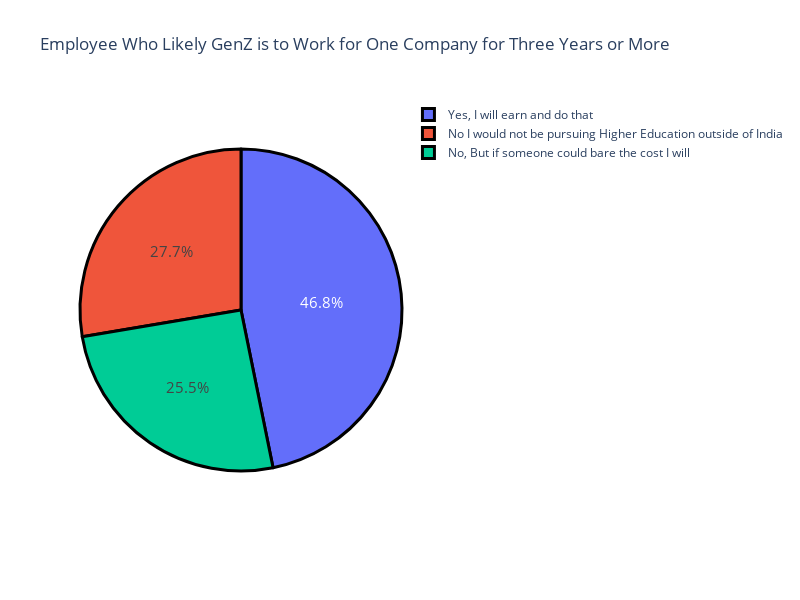

Here is the notebook cell this chart was saved with:
### Markdown cell above
## How Likely GenZ is to Work for One Company for Three Years or More

### Code cell
que4 = df["How likely is that you will work for one employer for 3 years or more ?"].value_counts()
que4 



label = que3.index
count = que3.values

fig = go.Figure(data=[go.Pie(labels=label, values=count)])

fig.update_layout(
    width=800,
    height=600,
    title_text='Employee Who Likely GenZ is to Work for One Company for Three Years or More'
)

fig.update_traces(
    hoverinfo='label+value',
    textinfo='percent',
    textfont_size=15,
    marker=dict(line=dict(color='Black', width=3))
)

fig.show()

### Figure 1 — Plotly figure (JSON) as saved in the notebook; plotly's stock layout.template omitted (floating-point values rounded to 4 significant figures)
{"data": [{"hoverinfo": "label+value", "labels": ["Yes, I will earn and do that", "No I would not be pursuing Higher Education outside of India", "No, But if someone could bare the cost I will"], "marker": {"line": {"color": "Black", "width": 3}}, "textfont": {"size": 15}, "textinfo": "percent", "type": "pie", "values": [110, 65, 60]}], "layout": {"height": 600, "title": {"text": "Employee Who Likely GenZ is to Work for One Company for Three Years or More"}, "width": 800}}
